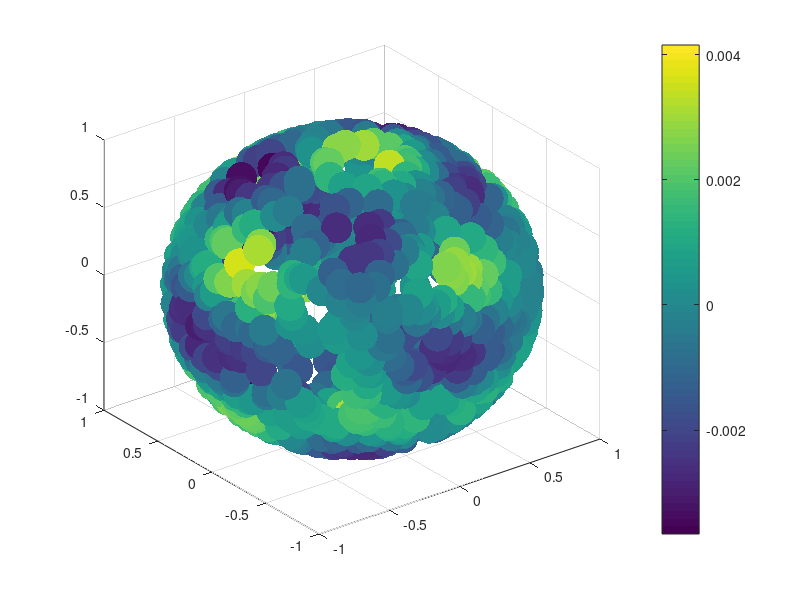

Source code (MATLAB): (Note: this script raises an error after producing the figure.)
A=importdata('test.dat');
x = A(:,1);
y = A(:,2);
z = A(:,3);
true = A(:,4);
pred = A(:,5);
markerSize = 500;

scatter3(x,y,z,markerSize,pred,'filled')
colorbar
axis equal;
scatter3(x,y,z,markerSize,pred,'filled')
colorbar
markerSize = 100;
save('test_change_rhs.dat','A');

[X,Y,Z] = meshgrid(x,y,z);
Pred = meshgrid(pred,pred,pred);
figure; 
surf(X,Y,Z,Pred)
colorbar
%# make sure it will look like a sphere
